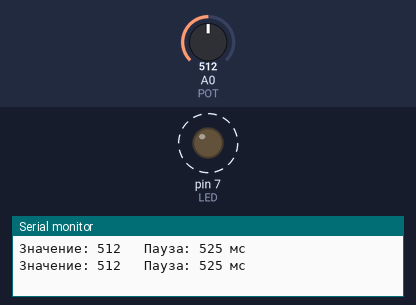
This sketch was run on a simulated Arduino Uno, built with avr-gcc and run on an emulated ATmega328P. On the bench: output pins drawn as LEDs (lit = HIGH), the last lines printed to the serial monitor. Dashed ring = blinking. The test bench sets the inputs (shaded band); at power-on: A0 (POT) = 512.

Above: at 1.8 s.
1.9 s: A0 (POT) set to 122
At 2.51 s:
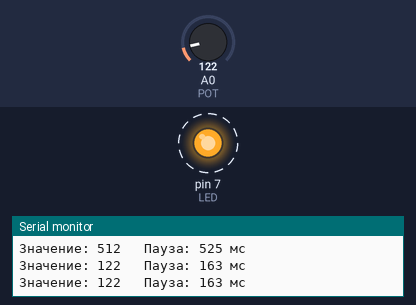
5.4 s: A0 (POT) set to 0
At 5.45 s:
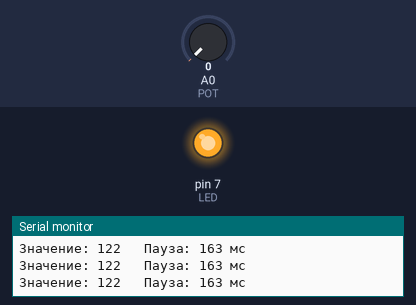
Timing chart, 0 to 14.9 s (numbered marks = the images above; inputs shaded):
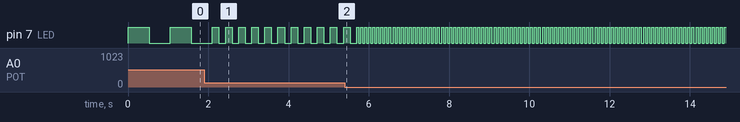

The sketch:

Urok9_2_Skorost_Miganiya.ino
```cpp
/*
  Урок 9. Задание 2 — скорость мигания от ручки

  Чем дальше повернули ручку, тем ДЛИННЕЕ пауза delay()
  и тем медленнее мигает светодиод.
  Функция map() пересчитывает число 0…1023 в паузу 50…1000 мс.

  Подключение (добавился светодиод):
    пин 7 → резистор 220 Ом → длинная ножка (+),
    короткая ножка (−) → GND
*/

const int POT = A0;   // потенциометр
const int LED = 7;    // светодиод

void setup() {
  pinMode(LED, OUTPUT);
  Serial.begin(9600);
}

void loop() {
  int value = analogRead(POT);                 // 0…1023
  int pause = map(value, 0, 1023, 50, 1000);   // 50…1000 мс

  Serial.print("Значение: ");
  Serial.print(value);
  Serial.print("   Пауза: ");
  Serial.print(pause);
  Serial.println(" мс");

  digitalWrite(LED, HIGH);   // включили
  delay(pause);              // ждём
  digitalWrite(LED, LOW);    // выключили
  delay(pause);              // снова ждём
}
```

Measured:
- after the input at 1.9 s, pin 7 (LED): alternates HIGH for 0.16 s and LOW for 0.16 s, starting after 0.37 s
- by itself, pin 7 (LED): alternates HIGH for 0.53 s and LOW for 0.53 s
